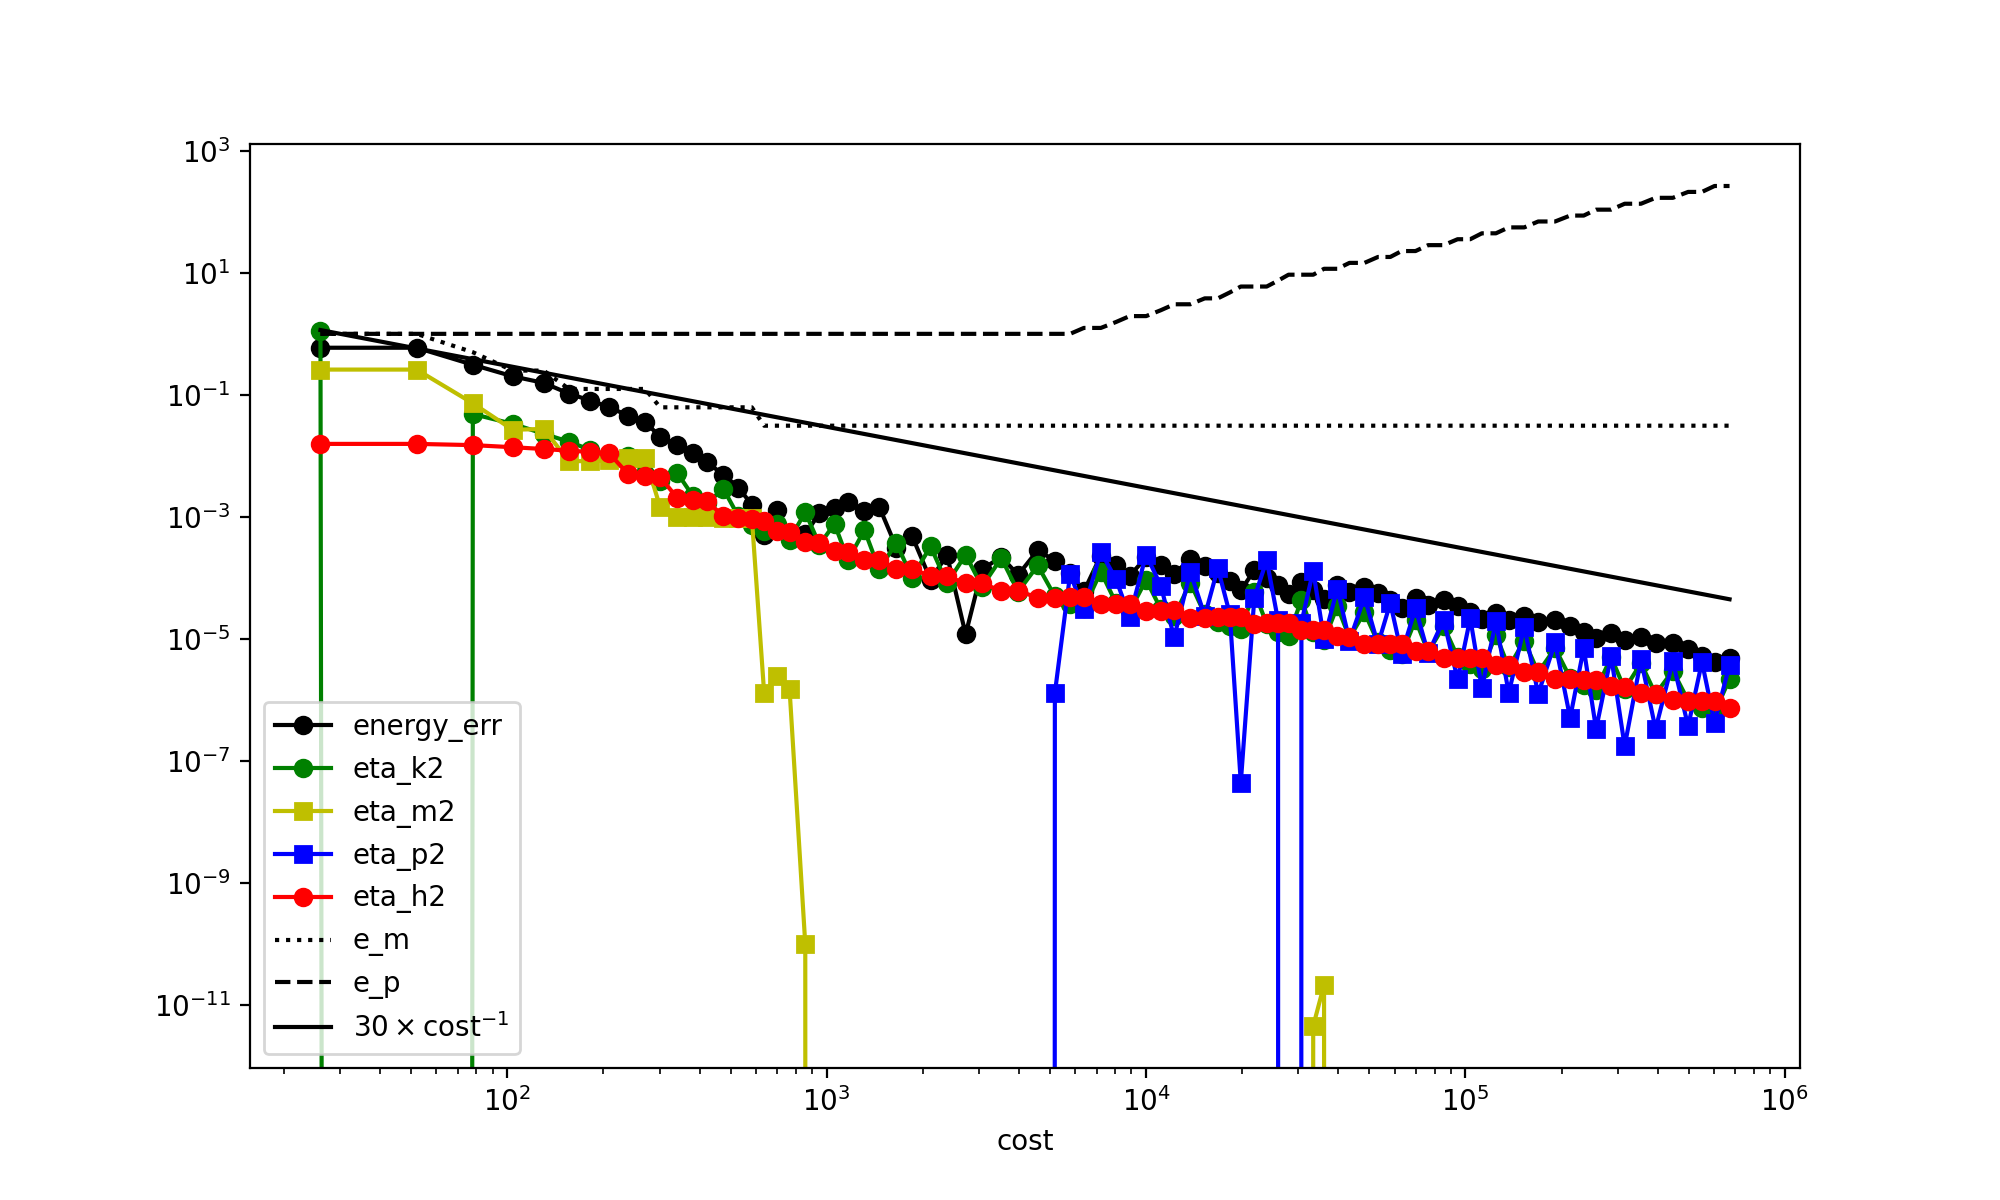

This figure's Python source:
import firedrake
from firedrake import (
    Constant, DirichletBC, Function, FunctionSpace, SpatialCoordinate,
    TestFunction, TrialFunction, assemble, conditional, div, dx, dS, grad,
    inner, solve, sqrt, max_value, min_value, CellDiameter, FacetArea,
    jump, avg, AdaptiveMeshHierarchy, AdaptiveTransferManager
)
import matplotlib.pyplot as plt
import numpy as np
from netgen.geom2d import SplineGeometry

# Parameters 
N, p = 4, 16/15
max_iters, tol_energy = 85, 1e-7
dorfler_theta = 0.2
max_refinements = 50

# Relaxation & estimator updates
eps_minus, eps_plus = 1.0, 1.0
theta_minus, theta_plus = 0.5, 1.25
delta_factor_minus, delta_factor_plus = 1e-6, 1e6

atm = AdaptiveTransferManager()


def make_initial_mesh(N):
    geo = SplineGeometry()
    geo.AddRectangle(p1=(-1, -1), p2=(1, 1), bc="outer", leftdomain=1, rightdomain=0)
    return firedrake.Mesh(geo.GenerateMesh(maxh=2/N))

def build_problem(mesh):
    V = FunctionSpace(mesh, "CG", 1)
    X, Y = SpatialCoordinate(mesh)
    r = sqrt(X**2 + Y**2)
    alpha = 1 - 1/p
    u_exact_expr = r**alpha - 1
    u_exact = Function(V, name="u_exact").interpolate(u_exact_expr)
    grad_e = grad(u_exact_expr)
    f_expr = -div((inner(grad_e, grad_e)**(p/2 - 1)) * grad_e)
    
    return V, u_exact_expr, u_exact, f_expr


def grad_norm(w): return sqrt(inner(grad(w), grad(w)))
def clip(t, e_m, e_p): return max_value(min_value(t, e_p), e_m)

def kappa_eps(t, e_m, e_p):
    c = clip(t, e_m, e_p)
    return 0.5 * c**(p-2) * (t**2) + (1/p - 0.5) * c**p

def phi_eps_dual(t, e_m, e_p):
    return conditional(
        t <= e_m**(p - 1),
        0.5 * e_m**(2 - p) * (t**2),
        conditional(
            t <= e_p**(p - 1),
            ((p - 1)/p) * (t**(p/(p - 1))) + (1/p - 0.5) * (e_m**p),
            0.5 * e_p**(2 - p) * (t**2) - (1/p - 0.5) * (e_p**p - e_m**p)
        )
    )

#  Energies & Estimators 
def calc_energies(w, f_expr, e_m, e_p):
    g = grad_norm(w)
    J_exact = assemble((1/p) * g**p * dx - f_expr * w * dx)
    J_rel = assemble(kappa_eps(g, e_m, e_p) * dx - f_expr * w * dx)
    return J_exact, J_rel

def calc_eta_pm(w, e_m, e_p, is_plus=False):
    d_m, d_p = delta_factor_minus * e_m, delta_factor_plus * e_p
    g = grad_norm(w)
    cond = g > e_p if is_plus else g < e_m
    integrand = conditional(cond, kappa_eps(g, e_m, e_p) - kappa_eps(g, d_m, d_p), 0)
    return assemble(integrand * dx) * (10**3 if is_plus else 1.0)

def eta_kac_squared(u_old, u_new, e_m, e_p):
    alpha = clip(grad_norm(u_old), e_m, e_p)
    argument = alpha**(p-2) * grad_norm(u_old - u_new)
    return assemble(phi_eps_dual(argument, clip(alpha, e_m, e_p), e_p) * dx)

def eta_h_squared(w, f_expr, e_m, e_p):
    mesh = w.function_space().mesh()
    DG0 = FunctionSpace(mesh, "DG", 0)
    q = TestFunction(DG0)
    
    alpha = grad_norm(w)
    vol_density = phi_eps_dual(CellDiameter(mesh) * sqrt(f_expr**2), clip(alpha, e_m, e_p), e_p)
    
    Veps = clip(alpha, e_m, e_p)**(p/2 - 1) * grad(w)
    jump_density = avg(FacetArea(mesh)) * inner(jump(Veps), jump(Veps))
    
    eta2_T = Function(DG0)
    eta2_T.dat.data[:] = assemble(vol_density * q * dx).dat.data_ro[:]
    eta2_T.dat.data[:] += assemble(jump_density * (q("+") + q("-")) * dS).dat.data_ro[:]
    eta2_T.dat.data[:] = np.maximum(eta2_T.dat.data[:], 0.0) * 1e-3
    
    return float(np.sum(eta2_T.dat.data_ro)), eta2_T

#  Dörfler Marking 
def dorfler_marking(eta2_T, theta):
    eta2 = np.maximum(eta2_T.dat.data_ro.copy(), 0.0)
    total = np.sum(eta2)
    marker = Function(eta2_T.function_space())
    marker.assign(0.0)
    
    if total <= 0.0: return marker, 0.0, total
    
    order = np.argsort(-eta2)
    accum = np.cumsum(eta2[order])
    cutoff = np.searchsorted(accum, theta * total)
    
    marked = order[:cutoff + 1]
    marker.dat.data[marked] = 1.0
    return marker, accum[cutoff], total

# Solver
mesh = make_initial_mesh(N)
amh = AdaptiveMeshHierarchy(mesh)
V, u_exact_expr, u_exact, f_expr = build_problem(mesh)

u_old = Function(V, name="u_0").assign(0)
bc = DirichletBC(V, u_exact_expr, "on_boundary")
bc.apply(u_old)
history, cost, num_refinements = [], 0, 0
J_exact_ref, _ = calc_energies(u_exact, f_expr, eps_minus, eps_plus)

for n in range(max_iters):
    # Kachanov step
    u_new, u_trial, v_test = Function(V), TrialFunction(V), TestFunction(V)
    coeff = clip(grad_norm(u_old), eps_minus, eps_plus)**(p-2)
    
    solve(
        inner(coeff * grad(u_trial), grad(v_test)) * dx == f_expr * v_test * dx,
        u_new, bcs=bc,
        solver_parameters={"pc_type": "lu", "pc_factor_mat_solver_type": "mumps"}
    )
    
    # Compute Estimators
    cost += V.dim()
    eta_m2 = calc_eta_pm(u_new, eps_minus, eps_plus, is_plus=False)
    eta_p2 = calc_eta_pm(u_new, eps_minus, eps_plus, is_plus=True)
    eta_k2 = eta_kac_squared(u_old, u_new, eps_minus, eps_plus)
    eta_h2, eta_h2_cell = eta_h_squared(u_new, f_expr, eps_minus, eps_plus)
    _, J_rel = calc_energies(u_new, f_expr, eps_minus, eps_plus)
    
    err_val = J_rel - J_exact_ref
    
    print(f"n={n:2d} | cost={cost:6d} | err={err_val:8.2e} | "
          f"η_m²={eta_m2:8.2e} η_p²={eta_p2:8.2e} η_k²={eta_k2:8.2e} η_h²={eta_h2:8.2e} | "
          f"ε-={eps_minus:8.2e} ε+={eps_plus:8.2e} | refs={num_refinements}")

    history.append((cost, err_val, eta_k2, eta_m2, eta_p2, eta_h2, eps_minus, eps_plus))
    if abs(err_val) < tol_energy:
        print(f"Converged in {n} iterations.")
        break

    errors = {"m": float(eta_m2), "p": float(eta_p2), "k": float(eta_k2), "h": float(eta_h2)}
    largest = max(errors, key=errors.get)

    if largest == "m":
        eps_minus *= theta_minus
        u_old.assign(u_new)
    elif largest == "p":
        eps_plus *= theta_plus
        u_old.assign(u_new)
    elif largest == "h":
        marker, marked_sum, total_sum = dorfler_marking(eta_h2_cell, dorfler_theta)
        
        if num_refinements < max_refinements:
            mesh = mesh.refine_marked_elements(marker)
            amh.add_mesh(mesh)
            num_refinements += 1
            
            V, u_exact_expr, u_exact, f_expr = build_problem(mesh)
            bc = DirichletBC(V, u_exact_expr, "on_boundary")
            J_exact_ref, _ = calc_energies(u_exact, f_expr, eps_minus, eps_plus)
            
            u_old = Function(V)
            atm.prolong(u_new, u_old)
            bc.apply(u_old)
        else:
            u_old.assign(u_new)
    else:  # largest == "k"
        u_old.assign(u_new)

# Visualization 
history = np.array(history)
costs = history[:, 0]
ref_line = 30 * costs**(-1.0)

plt.figure(figsize=(10, 6))
plt.loglog(costs, np.abs(history[:, 1]), "ko-", label="energy_err")
plt.loglog(costs, history[:, 2], "go-", label="eta_k2")
plt.loglog(costs, history[:, 3], "ys-", label="eta_m2")
plt.loglog(costs, history[:, 4], "bs-", label="eta_p2")
plt.loglog(costs, history[:, 5], "ro-", label="eta_h2")
plt.loglog(costs, history[:, 6], "k:", label="e_m")
plt.loglog(costs, history[:, 7], "k--", label="e_p")
plt.loglog(costs, ref_line, "k-", label=r"$30 \times \text{cost}^{-1}$")

plt.xlabel("cost")
plt.legend(loc="lower left")
plt.savefig("needle_p_16_15.png", dpi=200)
